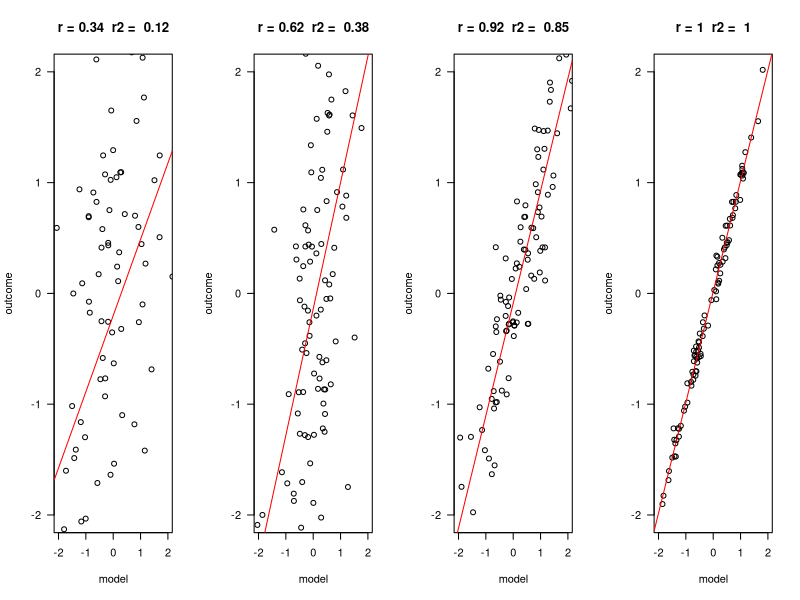
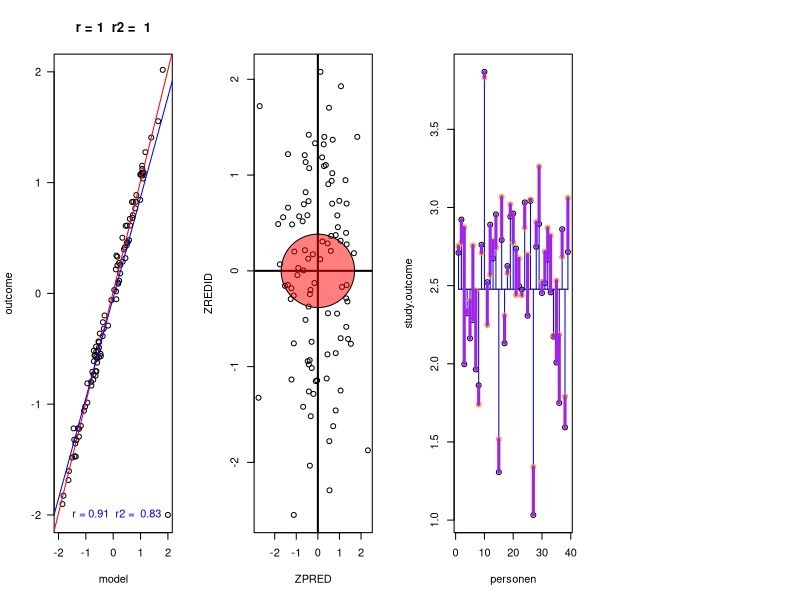

Write the R code that produced these figures, in order.
## ---- chunk 1
#| output-location: slide

error = c(2, 1, .5, .1)
n = 100

layout(matrix(1:4,1,4))
for(e in error) {
  
  x = rnorm(n)
  y = x + rnorm(n, 0 , e)
  
  r   = round(cor(x,y), 2)
  r.2 = round(r^2, 2)
  
  plot(x,y, las = 1, ylab = "outcome", xlab = "model", main = paste("r =", r," r2 = ", r.2), ylim=c(-2,2), xlim=c(-2,2))
  fit <- lm(y ~ x)
  abline(fit, col = "red")
  
}

## ---- chunk 2
x[1] =  2
y[1] = -2

plot(x,y, 
     las  = 1, 
     ylab = "outcome", 
     xlab = "model", 
     main = paste("r =", r," r2 = ", r.2), 
     ylim = c(-2,2), 
     xlim = c(-2,2))
  
abline(fit, col = "red")

fit2 <- lm(y ~ x)
abline(fit2, col = "blue")
  
r   = round(cor(x,y), 2)
r.2 = round(r^2, 2)

text(x[1], y[1], paste("r =", r," r2 = ", r.2), pos = 2, col = "blue")
## ---- chunk 3
#| code-fold: true
#| code-line-numbers: "5-6"
set.seed(27364)

fit <- lm(x[2:n] ~ y[2:n])

ZPRED  = scale(fit$fitted.values)
ZREDID = scale(fit$residuals)

plot(ZPRED, ZREDID)
abline(h = 0, v = 0, lwd=2)

#install.packages("plotrix")
if(!"plotrix" %in% installed.packages()) { install.packages("plotrix") };
library("plotrix")
draw.circle(0,0,1.7,col=rgb(1,0,0,.5))
## ---- chunk 4

# data <- read.csv('IQ.csv', header=T)
data <- read.csv('IQ.csv', header=TRUE)

head(data)

IQ            = data$IQ
study.outcome = data$Studieprestatie
motivation    = data$Motivatie
## ---- chunk 5
fit <- lm(study.outcome ~ IQ + motivation)
## ---- chunk 6
fit$coefficients

b.0 <- round(fit$coefficients[1], 2) ## Intercept
b.1 <- round(fit$coefficients[2], 2) ## Beta coefficient for IQ
b.2 <- round(fit$coefficients[3], 2) ## Beta coefficient for motivation
## ---- chunk 7
summary(fit)
## ---- chunk 8
## 3d plot package rgl
## install.packages('rgl')
# if(!"rgl" %in% installed.packages()) { install.packages("rgl") };
# library("rgl")
# 
# library(knitr)
# knit_hooks$set(webgl = hook_webgl)



#1 #D scatter 

# plot3d(IQ, motivation, study.outcome,
#        col  = "red",
#        size = 8)

#2 Add IQ value planes 

quantiles <- as.vector(quantile(IQ,seq(.1,.9,.1)))
sds       <- c(mean(motivation)+(sd(motivation)*c(-1,0,1)))  
sds       <- 1:4

# planes3d(a = 0,
#          b = 1,
#          c = 0,
#          #d = c(1,2,3,4),
#          d = -sds,
#          alpha=0.1,
#          color = c("blue"))

#3 Add regression model surface

## Fit model
fit <- lm(study.outcome ~ IQ + motivation)

## Create xyz coordinates
regeq <- function(IQ, motivation) { 
    fit$coefficients[1] + 
    fit$coefficients[2]*IQ + 
    fit$coefficients[3]*motivation
}


x.pre <- seq(120, 135,length.out=30)
y.mod <- seq( 0,   5 ,length.out=30)

z.pre <- outer(x.pre, y.mod, FUN='regeq')

# z.pre[z.pre > 4] = 4
# z.pre[z.pre < 1] = 1


## Add 3D regression plane to scatter plot 
# surface3d(x.pre, y.mod, z.pre, color = c("green"))
# 
# aspect3d(1,1,1)
# # view3d(theta = 5)
# # view3d(theta = -10, phi = -90)
# # play3d(spin3d(axis = c(0, 0, 1), rpm = 30), duration = 5)
# 
# subid <- currentSubscene3d()
# rglwidget(elementId="plot3drgl2")

## ---- chunk 9
exp.stu.prest <- b.0 + b.1 * IQ + b.2 * motivation

model <- exp.stu.prest
## ---- chunk 10
cbind(model, b.0, b.1, IQ, b.2, motivation)[1:5,]
## ---- chunk 11
error <- study.outcome - model

cbind(model, study.outcome, error)[1:5,]
## ---- chunk 12
study.outcome == model + error
## ---- chunk 13
#| output-location: slide

plot(study.outcome, xlab='personen', ylab='study.outcome')

n <- length(study.outcome)
gemiddelde.study.outcome <- mean(study.outcome)

## Voeg het gemiddelde toe
lines(c(1, n), rep(gemiddelde.study.outcome, 2))

## Wat is de totale variantie?
segments(1:n, study.outcome, 1:n, gemiddelde.study.outcome, col='blue')

## Wat zijn onze verwachte scores op basis van dit regressie model?
points(model, col='orange')

## Hoever zitten we ernaast, wat is de error?
segments(1:n, study.outcome, 1:n, model, col='purple', lwd=3)
## ---- chunk 14
r <- cor(study.outcome, model)
r^2
## ---- chunk 15
fit1 <- lm(study.outcome ~ motivation, data)
fit2 <- lm(study.outcome ~ motivation + IQ, data)

# summary(fit1)
# summary(fit2)

anova(fit1, fit2)
